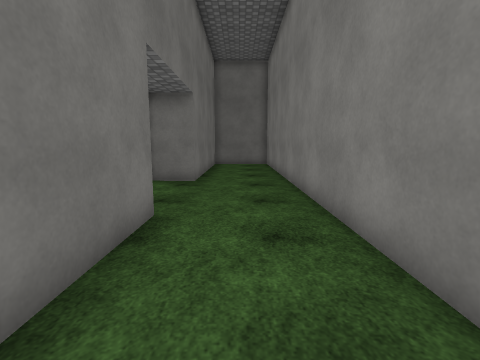
[1] (above)

17 first-person views from a walk through a 3-D level made in the Unity game engine. The camera is 1.4 m above the floor, tilts 8° down and sees 85° across. The floor is counted in squares, 1 m on a side. Each view is taken from the middle of a square. On the plan, view 1 faces up. The plan holds only what a view shows up to about 13 squares ahead; the rest is blank. The place goes on beyond the plan. The player is left out. Some surface patterns are stand-ins.

[2]
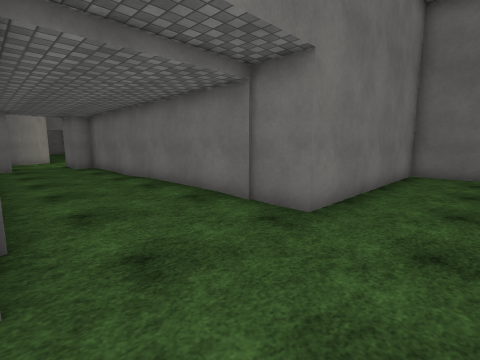

[3]
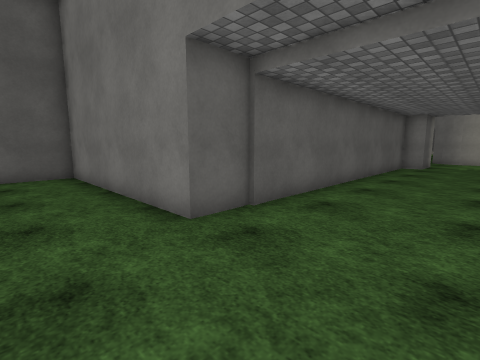

[4]
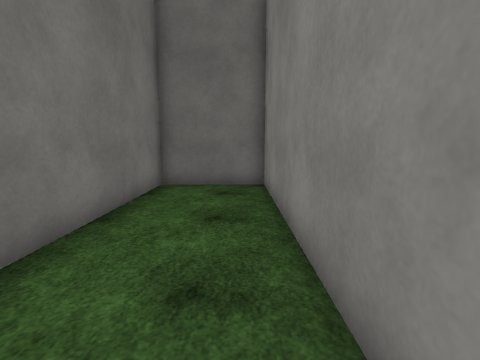

[5]
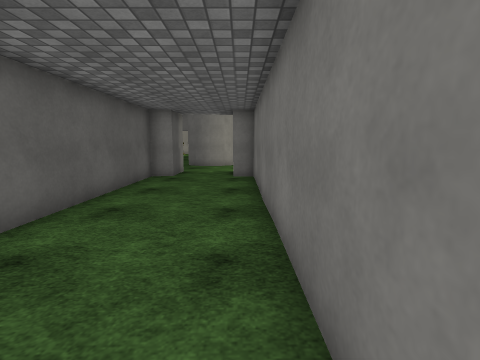

[6]
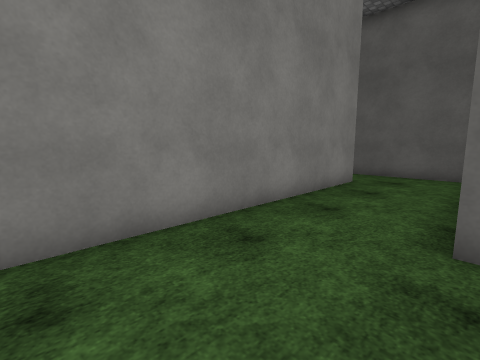

[7]
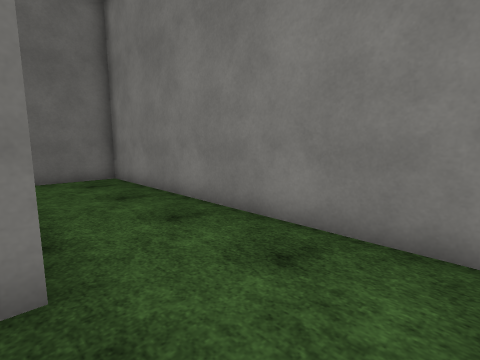

[8]
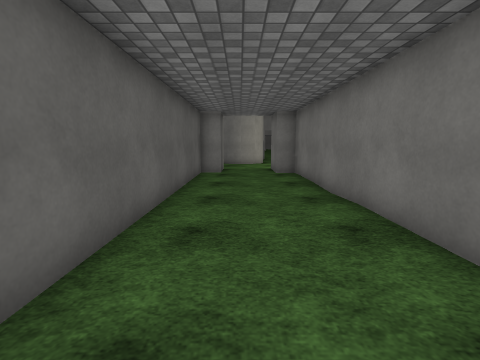

[9]
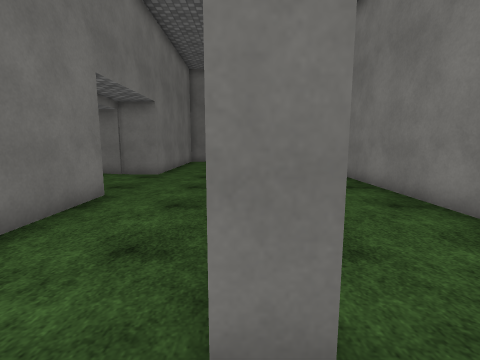

[10]
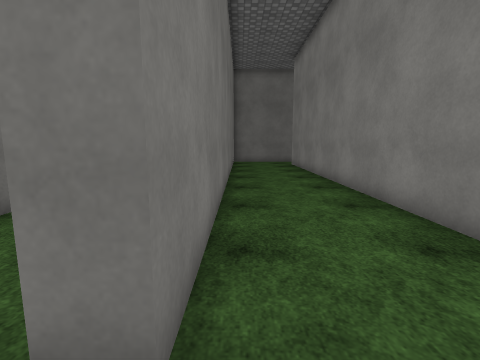

[11]
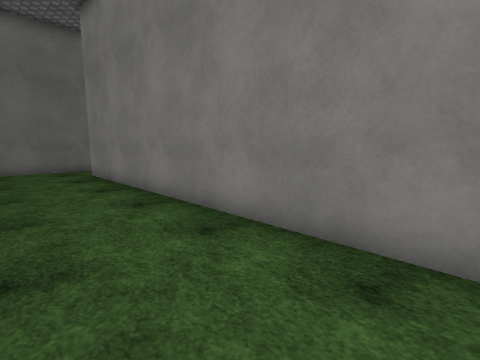

[12]
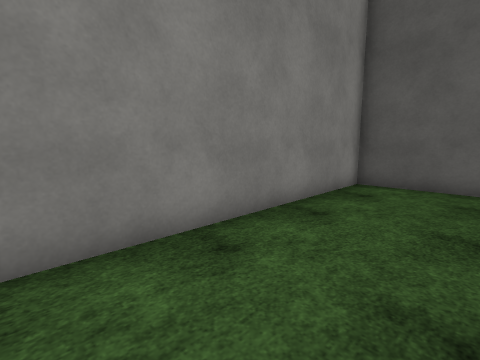

[13]
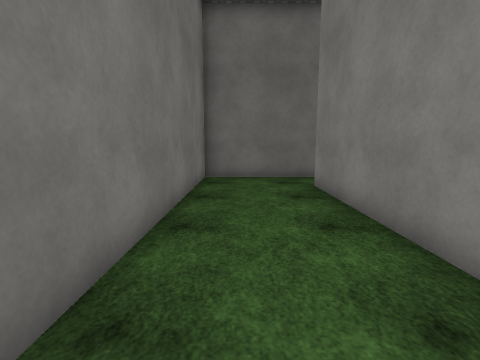

[14]
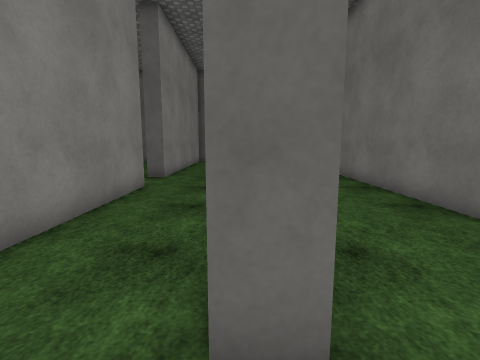

[15]
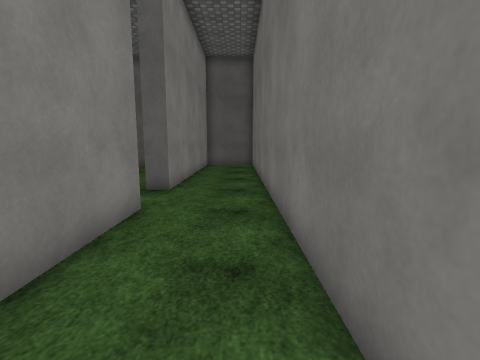

[16]
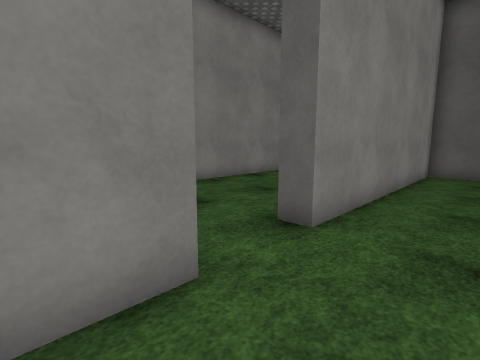

[17]
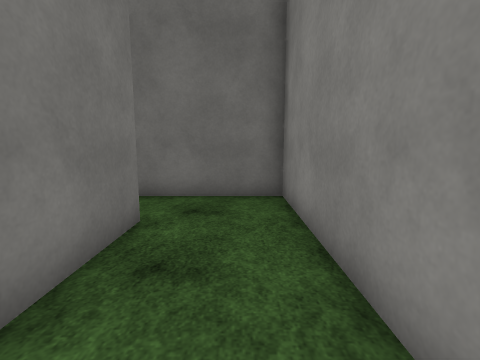

### Floor plan
Ten units are one square. View 1 is at (0, 0); x grows to the right and y downward. Boxes are objects, and circles mark ways between rooms. Rooms are numbered by the first view taken in them; rooms with no view inside come last. Other rooms are left out.
<svg viewBox="-158 -184 268 221">
<path fill="none" stroke="#000" d="M18 7 18 -179 -17 -179 -17 -96 -153 -96 -153 -86M-153 -61 -153 -52 -17 -52 -17 32 15 32M15 32 65 32 65 -156M64 -179 25 -179 25 7 18 7M101 -84 101 -179 64 -179M65 -156 72 -156 72 -12M85 32 101 32 101 -62"/>
<circle cx="20" cy="15" r="3" fill="#2a7"/>
<circle cx="70" cy="-165" r="3" fill="#2a7"/>
<text x="-40" y="-80">1</text>
<text x="40" y="-70">2</text>
<text x="80" y="-80">3</text>
</svg>
Room 1 opens to room 2. Room 2 opens to room 3.

Where each view was taken, in squares from view 1:
view 1: 0 up, 0 right, facing up
view 2: 5 up, 1 right, facing up-left
view 3: 9 up, 1 right, facing down-left
view 4: 9 up, 1 right, facing up
view 5: 9 up, 4 left, facing left
view 6: 9 up, 2 left, facing down-right
view 7: 7 up, 2 left, facing up-right
view 8: 7 up, 3 left, facing left
view 9: 2 down, 2 right, facing up
view 10: 2 down, 3 right, facing up
view 11: 3 up, 3 right, facing up-right
view 12: 6 up, 3 right, facing down-right
view 13: 7 up, 4 right, facing up
view 14: 17 up, 7 right, facing down
view 15: 14 up, 8 right, facing down
view 16: 10 up, 8 right, facing down-right
view 17: 11 up, 9 right, facing up
